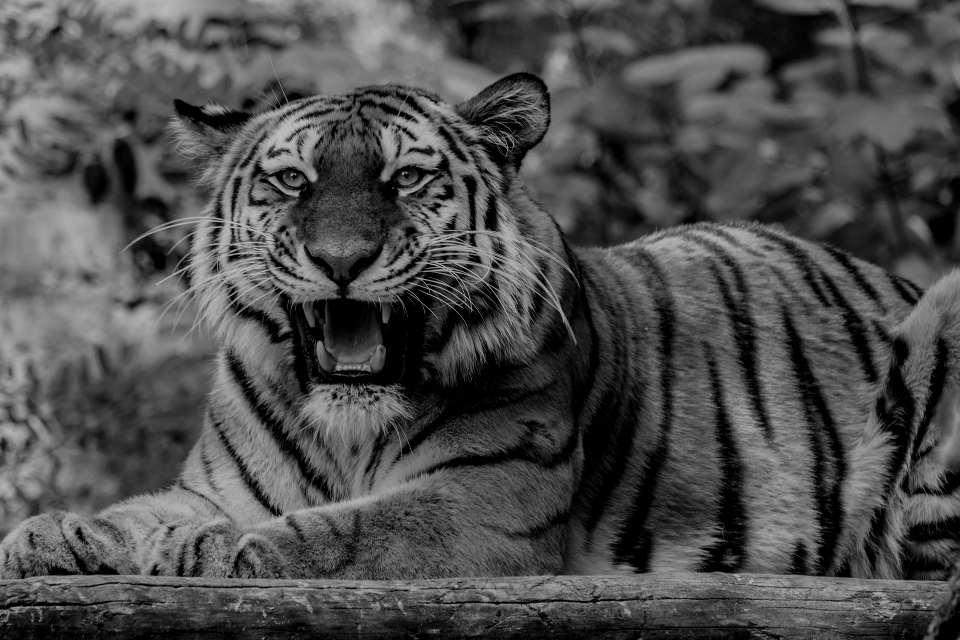
#> input picture LV2/tiger.png, 960 x 640 px
$ python zad_3.py
#> lines starting #> are read from the running program, lines starting #| are printed output that depends on the picture
import numpy as np
import matplotlib.pyplot as plt

img = plt.imread("tiger.png")
#> img is the input picture: shape (640, 960, 4) float32; mean R, G, B, A 0.303, 0.303, 0.303, 1

# a)

brightened_img = np.clip(img * 1.2, 0, 1)
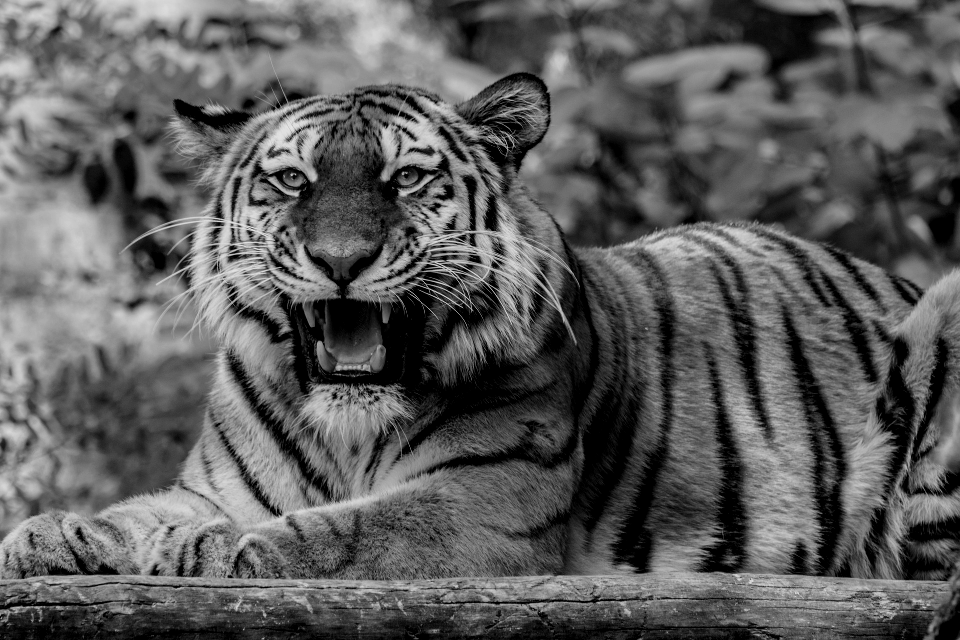
#> brightened_img: shape (640, 960, 4) float32; mean R, G, B, A 0.363, 0.363, 0.363, 1

# b)

rotated_img = np.rot90(img)
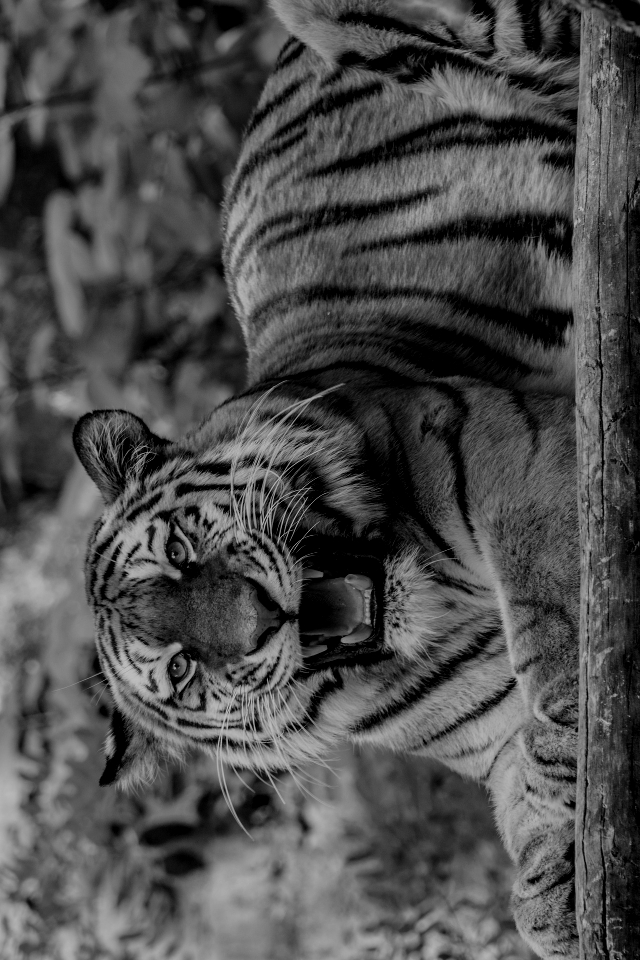
#> rotated_img: shape (960, 640, 4) float32; mean R, G, B, A 0.302, 0.302, 0.302, 1

# c)

flipped_img = np.fliplr(img)
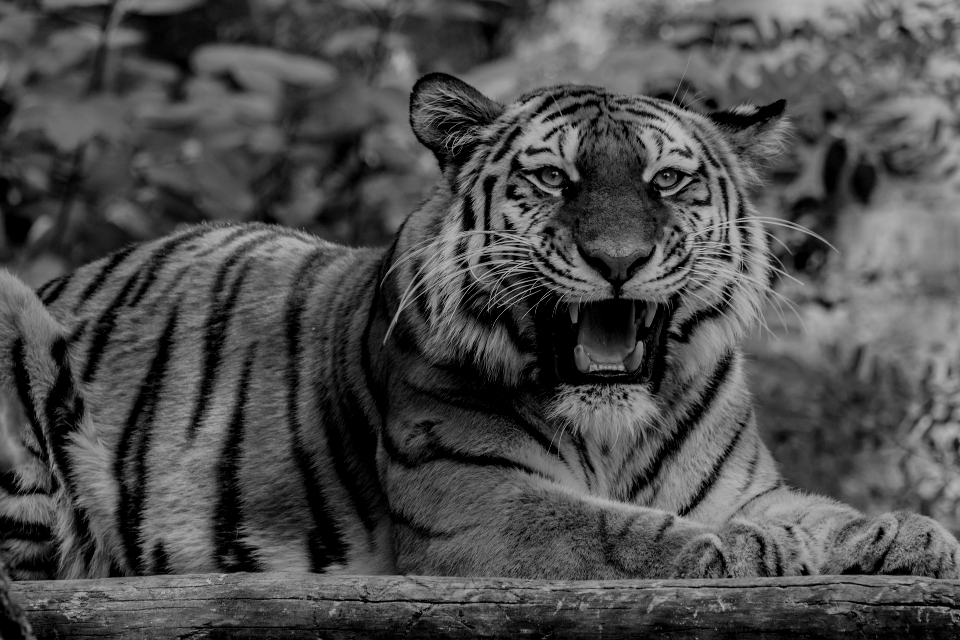
#> flipped_img: shape (640, 960, 4) float32; mean R, G, B, A 0.303, 0.303, 0.303, 1

# d)

downsample_factor = 10
downsampled_img = img[::downsample_factor, ::downsample_factor]
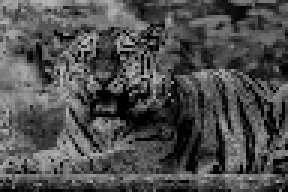
#> downsampled_img: shape (64, 96, 4) float32 (shown 3 times larger); mean R, G, B, A 0.306, 0.306, 0.306, 1

# e)

height, width, _ = img.shape
#> height = 640; width = 960
cropped_img = np.zeros_like(img)

start_x = width // 2
#> start_x = 480
end_x = width
#> end_x = 960

cropped_img[:, :end_x - start_x, :] = img[:, start_x:end_x, :]
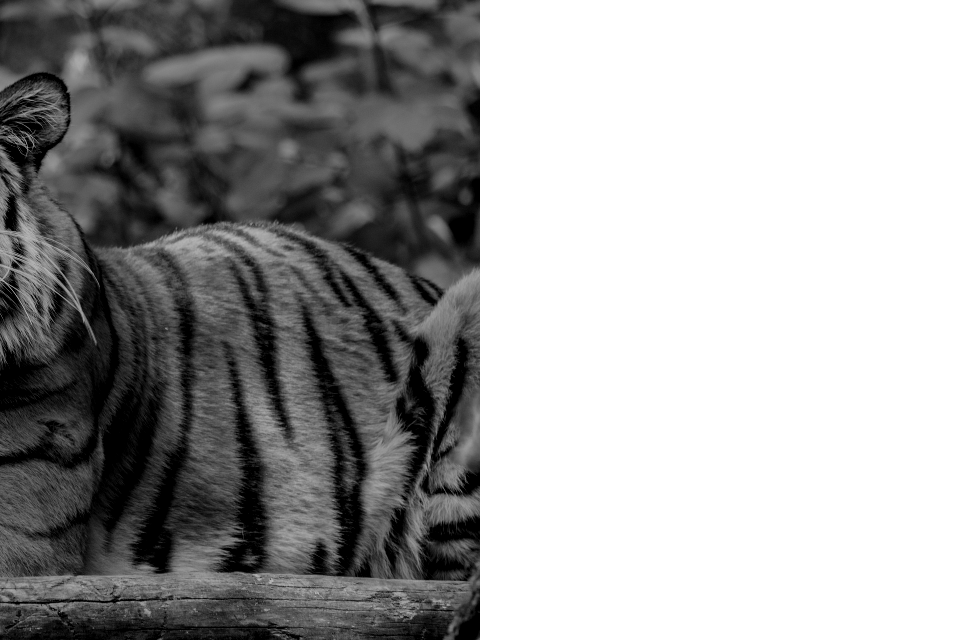
#> cropped_img: shape (640, 960, 4) float32; mean R, G, B, A 0.129, 0.129, 0.129, 0.5; transparent parts drawn white

fig, axes = plt.subplots(2, 3, figsize=(15, 10))

axes[0, 0].imshow(img)
axes[0, 0].set_title('Originalna slika')

axes[0, 1].imshow(brightened_img)
axes[0, 1].set_title('Posvijetljena slika')

axes[0, 2].imshow(rotated_img)
axes[0, 2].set_title('Rotirana slika')

axes[1, 0].imshow(flipped_img)
axes[1, 0].set_title('Zrcaljena slika')

axes[1, 1].imshow(downsampled_img)
axes[1, 1].set_title('Smanjena rezolucija')

axes[1, 2].imshow(cropped_img)
axes[1, 2].set_title('Prepolovljena slika')

plt.tight_layout()
plt.show()
